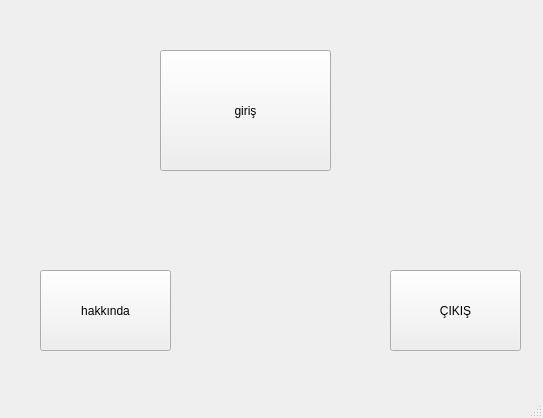
<?xml version="1.0" encoding="UTF-8"?>
<ui version="4.0">
 <class>MainWindow_CIKIS</class>
 <widget class="QMainWindow" name="MainWindow_CIKIS">
  <property name="geometry">
   <rect>
    <x>0</x>
    <y>0</y>
    <width>543</width>
    <height>418</height>
   </rect>
  </property>
  <property name="windowTitle">
   <string>MainWindow</string>
  </property>
  <widget class="QWidget" name="centralwidget">
   <widget class="QPushButton" name="pushButton_giris">
    <property name="geometry">
     <rect>
      <x>160</x>
      <y>50</y>
      <width>171</width>
      <height>121</height>
     </rect>
    </property>
    <property name="text">
     <string>giriş</string>
    </property>
   </widget>
   <widget class="QPushButton" name="pushButton_HAKKINDA">
    <property name="geometry">
     <rect>
      <x>40</x>
      <y>270</y>
      <width>131</width>
      <height>81</height>
     </rect>
    </property>
    <property name="text">
     <string>hakkında</string>
    </property>
   </widget>
   <widget class="QPushButton" name="pushButton_3">
    <property name="geometry">
     <rect>
      <x>390</x>
      <y>270</y>
      <width>131</width>
      <height>81</height>
     </rect>
    </property>
    <property name="text">
     <string>ÇIKIŞ</string>
    </property>
   </widget>
  </widget>
  <widget class="QMenuBar" name="menubar">
   <property name="geometry">
    <rect>
     <x>0</x>
     <y>0</y>
     <width>543</width>
     <height>26</height>
    </rect>
   </property>
  </widget>
  <widget class="QStatusBar" name="statusbar"/>
 </widget>
 <resources/>
 <connections/>
</ui>
